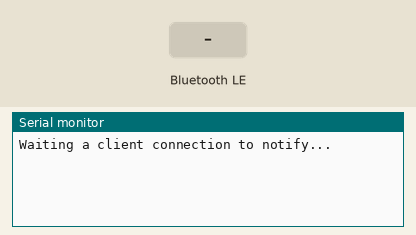
Recording of a sketch running on a simulated ESP32. On the bench: the last lines printed to the serial monitor. The inputs (shaded band) are chosen by the test bench. Nothing arrives over Bluetooth unless stated; a phone connects over Bluetooth LE 3 s after start.

Above: at 1.2 s.
1.3 s: Bluetooth LE write "1" received
At 2.7 s:
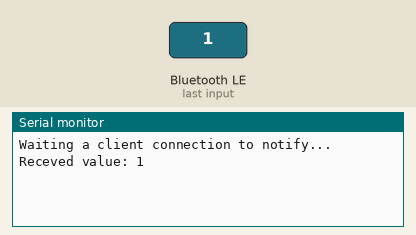
4.3 s: Bluetooth LE write "0" received
At 5.0 s:
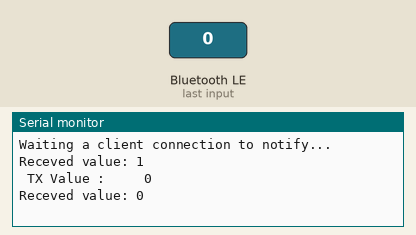
5.8 s: Bluetooth LE write "2" received
At 5.98 s:
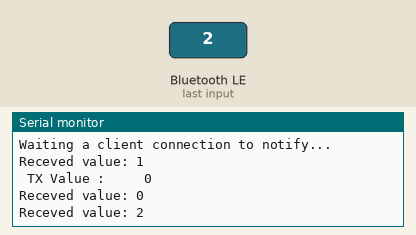
Timing chart, 0 to 8.8 s (numbered marks = the images above; inputs shaded):
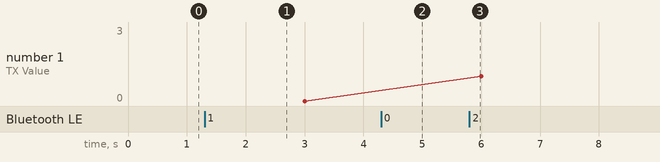

Measured:
- after the input at 1.3 s, the serial monitor: prints a new line after 0.05 s (image 1)
- after the input at 4.3 s, the serial monitor: prints a new line after 0.05 s (image 2)
- after the input at 5.8 s, the serial monitor: prints a new line after 0.05 s (image 3)

The sketch:

BLE_RxTx_server.ino
```cpp
/*
    Video: https://www.youtube.com/watch?v=oCMOYS71NIU
    Based on Neil Kolban example for IDF: https://github.com/nkolban/esp32-snippets/blob/master/cpp_utils/tests/BLE%20Tests/SampleNotify.cpp
    Ported to Arduino ESP32 by Evandro Copercini
    updated by chegewara

   Create a BLE server that, once we receive a connection, will send periodic notifications.
   The service advertises itself as: 4fafc201-1fb5-459e-8fcc-c5c9c331914b
   And has a characteristic of: beb5483e-36e1-4688-b7f5-ea07361b26a8

   The design of creating the BLE server is:
   1. Create a BLE Server
   2. Create a BLE Service
   3. Create a BLE Characteristic on the Service
   4. Create a BLE Descriptor on the characteristic
   5. Start the service.
   6. Start advertising.

   A connect hander associated with the server starts a background task that performs notification
   every couple of seconds.
*/
#include <BLEDevice.h>
#include <BLEServer.h>
#include <BLEUtils.h>
#include <BLE2902.h>

BLEServer* pServer = NULL;
BLECharacteristic* pCharacteristicTX = NULL;
bool deviceConnected = false;
bool oldDeviceConnected = false;
uint32_t value = 0;

// See the following for generating UUIDs:
// https://www.uuidgenerator.net/

#define SERVICE_UUID        "4fafc201-1fb5-459e-8fcc-c5c9c331914b"
#define CHARACTERISTIC_UUID_TX "beb5483e-36e1-4688-b7f5-ea07361b26TX"
#define CHARACTERISTIC_UUID_RX "beb5483e-36e1-4688-b7f5-ea07361b26RX"


class MyServerCallbacks: public BLEServerCallbacks {
    void onConnect(BLEServer* pServer) {
      deviceConnected = true;
    };

    void onDisconnect(BLEServer* pServer) {
      deviceConnected = false;
    }
};

class MyCallbacks: public BLECharacteristicCallbacks {
    void onWrite(BLECharacteristic *pCharacteristicTX) {
      std::string value = pCharacteristicTX->getValue();

      if (value.length() > 0) {
        Serial.print("Receved value: ");
        for (int i = 0; i < value.length(); i++)
          Serial.print(value[i]);
        Serial.println();
      }
    }
};

void setup() {
  Serial.begin(115200);

  // Create the BLE Device
  BLEDevice::init("ESP32");

  // Create the BLE Server
  pServer = BLEDevice::createServer();
  pServer->setCallbacks(new MyServerCallbacks());

  // Create the BLE Service
  BLEService *pService = pServer->createService(SERVICE_UUID);

  // Create a BLE Characteristic
  pCharacteristicTX = pService->createCharacteristic(
                      CHARACTERISTIC_UUID_TX,
                      BLECharacteristic::PROPERTY_READ   |
                      BLECharacteristic::PROPERTY_WRITE  |
                      BLECharacteristic::PROPERTY_NOTIFY |
                      BLECharacteristic::PROPERTY_INDICATE
                    );
  // https://www.bluetooth.com/specifications/gatt/viewer?attributeXmlFile=org.bluetooth.descriptor.gatt.client_characteristic_configuration.xml
  // Create a BLE Descriptor
  pCharacteristicTX->addDescriptor(new BLE2902());

  BLECharacteristic * pCharacteristicRX = pService->createCharacteristic(
                       CHARACTERISTIC_UUID_RX,
                      BLECharacteristic::PROPERTY_WRITE
                    );
  pCharacteristicRX->setCallbacks(new MyCallbacks());

  // Start the service
  pService->start();

  // Start advertising
  BLEAdvertising *pAdvertising = BLEDevice::getAdvertising();
  pAdvertising->addServiceUUID(SERVICE_UUID);
  pAdvertising->setScanResponse(false);
  pAdvertising->setMinPreferred(0x0);  // set value to 0x00 to not advertise this parameter
  BLEDevice::startAdvertising();
  Serial.println("Waiting a client connection to notify...");
}

void loop() {
    // 서버에서 측정한 값을 크라이언트로 보낸다.
    if (deviceConnected) {
        //pCharacteristicTX->setValue((uint8_t*)&value, 4);
        char buf[20]="";
        sprintf(buf,"%5d",value);
        Serial.print(" TX Value : ");
        Serial.println(buf);
        value++;

        pCharacteristicTX->setValue(buf);
        pCharacteristicTX->notify();
        delay(3000);
        //delay(3); // bluetooth stack will go into congestion, if too many packets are sent, in 6 hours test i was able to go as low as 3ms
    }
    // disconnecting
    if (!deviceConnected && oldDeviceConnected) {
        delay(500); // give the bluetooth stack the chance to get things ready
        pServer->startAdvertising(); // restart advertising
        Serial.println("start advertising");
        oldDeviceConnected = deviceConnected;
    }
    // connecting
    if (deviceConnected && !oldDeviceConnected) {
        // do stuff here on connecting
        oldDeviceConnected = deviceConnected;
    }
}
```
